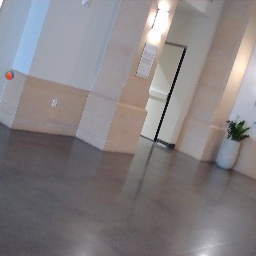
#> input picture RadarProcessingProject/dataset/syntheticdata/images/synthetic_0_3.jpg, 256 x 256 px
$ python -i generateSyntheticDatawithAnnotations.py   (imports and definitions only)
#> lines starting #> are read from the running program, lines starting #| are printed output that depends on the picture
#> further down, picture is the input picture: shape (256, 256, 3); mean B, G, R 130.4, 128.3, 133.1
#!/usr/bin/env python3
from pathlib import Path
import csv, random, shutil
import numpy as np
import cv2

# ==============================
# Paths (relative to this file)
# ==============================
BASE        = Path(__file__).parent.resolve()
DATASET_DIR = BASE / "dataset"
BG_DIR      = DATASET_DIR / "croppeddata"
BALL_DIR    = DATASET_DIR / "ball"
OUT_DIR     = DATASET_DIR / "syntheticdata"
IMAGES_DIR  = OUT_DIR / "images"
CSV_PATH    = OUT_DIR / "labels.csv"   # matches the viewer

# ==============================
# Controls
# ==============================
TOTAL_IMAGES   = 100       # total images to generate (mixed positives + negatives)
NEGATIVE_PROB  = 0.10      # per-image probability of generating a background-only (no ball)
TARGET_SIZE    = 256       # base size used to draw random ball scales
SCALE_RANGE    = (0.1, 0.5)# ball size as a fraction of TARGET_SIZE
RANDOM_SEED    = 42        # set to None for non-deterministic runs
MAX_POS_TRIES  = 20        # per-image retry budget when a positive attempt fails (e.g., ball too big)
SHOW_PREVIEW   = False     # set True for a small sanity-check figure at the end

# ==============================
# Prep & clean
# ==============================
# [12 lines not run here, left out]

# ==============================
# Helpers
# ==============================
def list_images_with_paths(folder: Path):
    """Return list of (path, image) with IMREAD_UNCHANGED (keep alpha)."""
    items = []
    for p in sorted(folder.iterdir()):
        if not p.is_file():
            continue
        img = cv2.imread(str(p), cv2.IMREAD_UNCHANGED)
        if img is not None:
            items.append((p, img))
    return items

def ensure_bgra(img):
    """Return image as BGRA (adds alpha=255 if absent)."""
    if img.ndim == 2:
        img = cv2.cvtColor(img, cv2.COLOR_GRAY2BGRA)
    elif img.shape[2] == 3:
        b, g, r = cv2.split(img)
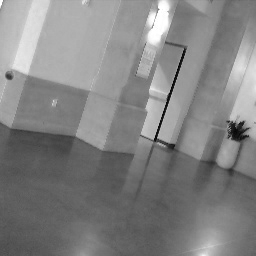
#> b: shape (256, 256); min 0, max 255, mean 130.4
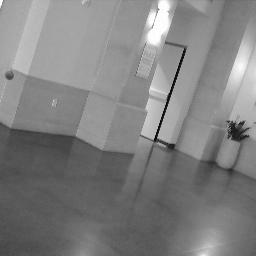
#> g: shape (256, 256); min 1, max 255, mean 128.3
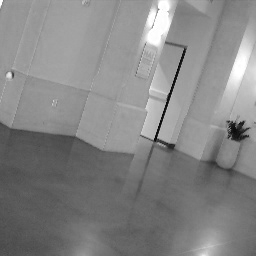
#> r: shape (256, 256); min 0, max 255, mean 133.1
        a = np.full_like(b, 255)
        img = cv2.merge((b, g, r, a))
    elif img.shape[2] == 4:
        pass
    else:
        raise ValueError("Unsupported channel count.")
    return img

# [60 lines left out: functions to_bgr, try_make_positive, not called in this run]

# ==============================
# Load sources
# ==============================
# [1 line that did not run here, left out]
# [1 line that did not run here, left out]

# [4 lines not run here, left out]

# ==============================
# Generate mixed set
# ==============================
metadata = []  # [filename, p_ball, x_center, y_center, width, background file, ball file]
seq = 0
num_pos = 0
num_neg = 0

# [77 lines not run here, left out]

>>> import cv2
>>> picture = cv2.imread('dataset/syntheticdata/images/synthetic_0_3.jpg')
>>> result = ensure_bgra(picture)

$ run again, on RadarProcessingProject/dataset/syntheticdata/images/synthetic_175_4.jpg
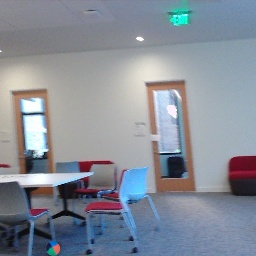
#> input picture RadarProcessingProject/dataset/syntheticdata/images/synthetic_175_4.jpg, 256 x 256 px
#> picture is the input picture: shape (256, 256, 3); mean B, G, R 152.1, 141.4, 134.9
#> in ensure_bgra, `b, g, r = cv2.split(img)`:
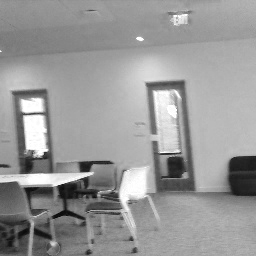
#> b: shape (256, 256); min 9, max 255, mean 152.1
#> in ensure_bgra, `b, g, r = cv2.split(img)`:
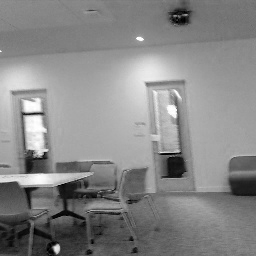
#> r: shape (256, 256); min 0, max 255, mean 134.9

$ run again, on RadarProcessingProject/dataset/syntheticdata/images/synthetic_181_3.jpg
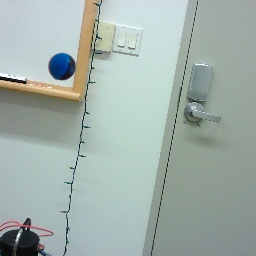
#> input picture RadarProcessingProject/dataset/syntheticdata/images/synthetic_181_3.jpg, 256 x 256 px
#> picture is the input picture: shape (256, 256, 3); mean B, G, R 169.9, 175.7, 161.4
#> in ensure_bgra, `b, g, r = cv2.split(img)`:
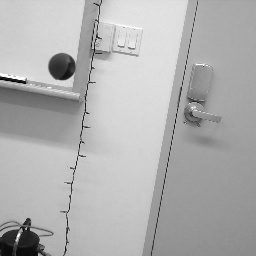
#> g: shape (256, 256); min 0, max 255, mean 175.7
#> in ensure_bgra, `b, g, r = cv2.split(img)`:
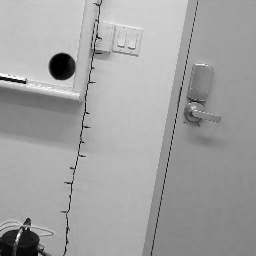
#> r: shape (256, 256); min 0, max 255, mean 161.4

$ run again, on RadarProcessingProject/dataset/syntheticdata/images/synthetic_185_1.jpg
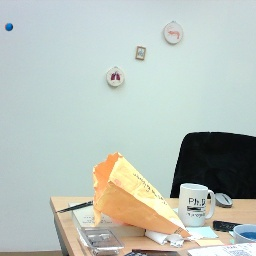
#> input picture RadarProcessingProject/dataset/syntheticdata/images/synthetic_185_1.jpg, 256 x 256 px
#> picture is the input picture: shape (256, 256, 3); mean B, G, R 186.2, 193.2, 184
#> in ensure_bgra, `b, g, r = cv2.split(img)`:
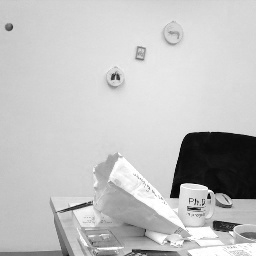
#> g: shape (256, 256); min 1, max 255, mean 193.2
#> in ensure_bgra, `b, g, r = cv2.split(img)`:
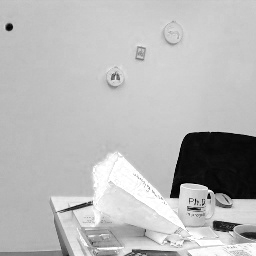
#> r: shape (256, 256); min 0, max 255, mean 184
